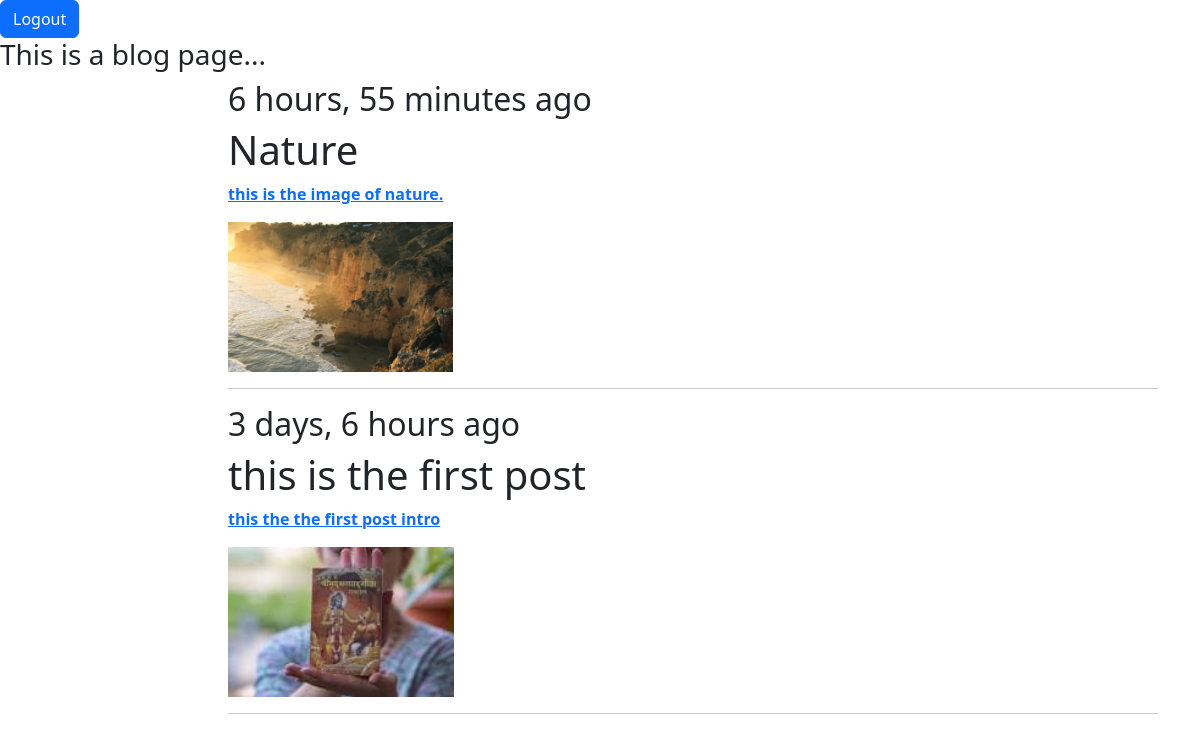
Page /home (signed in) on the committed database.
### blog/models.py (models this page shows, shortened)
class Post(models.Model):
    title = models.CharField(max_length=255)
    slug= models.SlugField()
    intro=models.TextField()
    body=models.TextField()
    created_at=models.DateTimeField(auto_now_add=True)
    image = models.ImageField(upload_to='uploads/',blank=True, null=True)
    class Meta:
       ordering=('-created_at',)

### app1/views.py (the view)
# urls.py: path('home',views.Homepage,name='home'),
@login_required(login_url='login')
def Homepage(request):
     posts=Post.objects.all()
     return render(request, 'home.html',{'posts':posts})

### templates/home.html (shortened to what this page needs)
<!doctype html>
<html lang="en">
<head>
  <a href="{% url 'logout' %}" class="btn btn-primary">Logout</a>
  <link href="https://cdn.jsdelivr.net/npm/bootstrap@5.3.2/dist/css/bootstrap.min.css" rel="stylesheet"
>
  </head>
<h3>This is a blog page...</h3>
<body>
  {% load static %}
  <section class="hero">
    <div class="hero-body">
      <div class="container">
        <section class="section">
          <div class="columns">
            <div class="column is-8 is offset-2">
              {% for post in posts %}
              <div class="content is-medium">
                <form action="" method="post" class="mb-2">
                <h2 class="subtitle is-4">{{ post.created_at|timesince}} ago</h2>
                <h1 calss="title">{{post.title}}</h1>
                <a href="{% url 'post_details' post.slug %}"
                <p><strong>{{ post.intro }}</strong></p>
                {% if post.image %}
                <figure class="image">
                  <img src="{{post.image.url}}" height="150">
                </figure>
                {% endif %}
              </a>
                <hr>
              </div>
                {% endfor %}
              </div>
            </div>
        </section>
      </div>
    </div>
  </section>
</body>
</html>

### rows in the picture
Post: created_at "6 hours, 55 minutes", title "Nature", intro "this is the image of nature.", image (picture)
Post: created_at "3 days, 6 hours", title "this is the first post", intro "this the the first post intro", image (picture)
